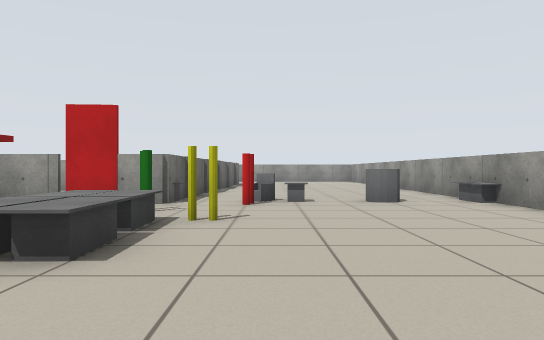
[1] (above)

24 first-person views from a walk through a robot-simulator world made for Stage. The camera is 0.68 m above the floor, looks level and sees 70° across. Floor lines are 1 m apart. The floor is counted in squares, 1 m on a side. Each view is taken from the middle of a square. On the plan, view 1 faces up. The plan holds only what a view shows up to about 11 squares ahead; the rest is blank. The robots in the file are not drawn.

[2]
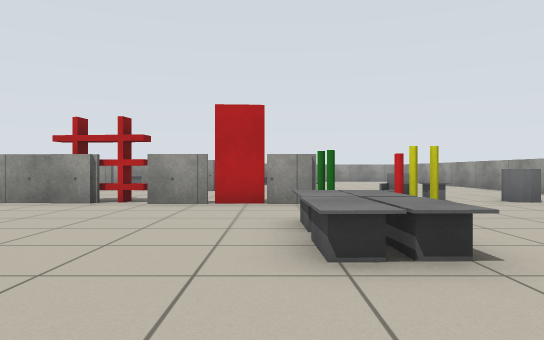

[3]
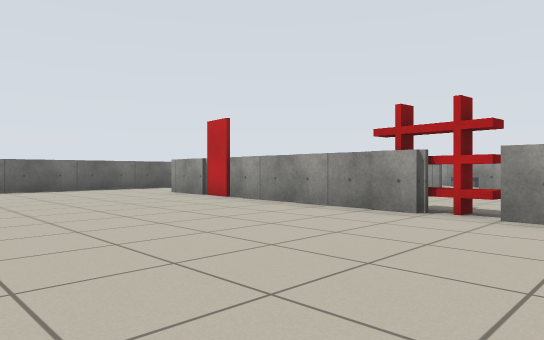

[4]
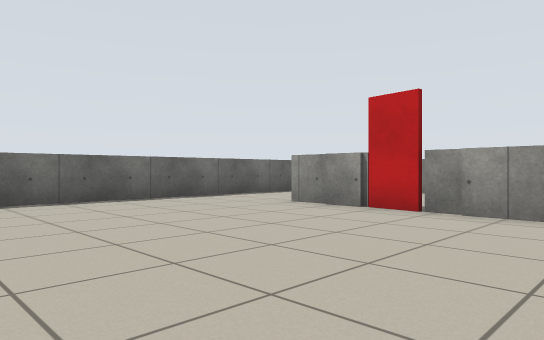

[5]
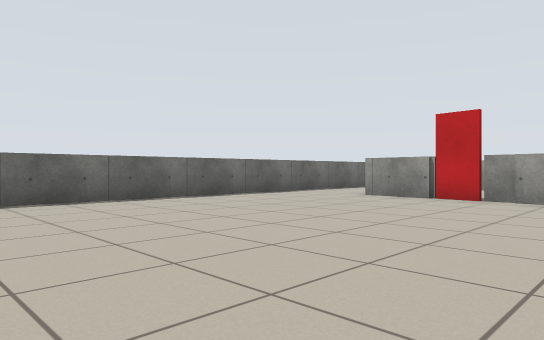

[6]
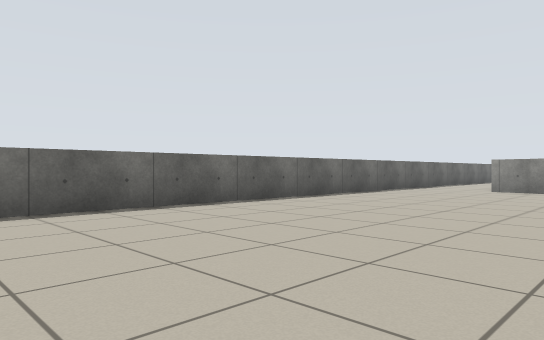

[7]
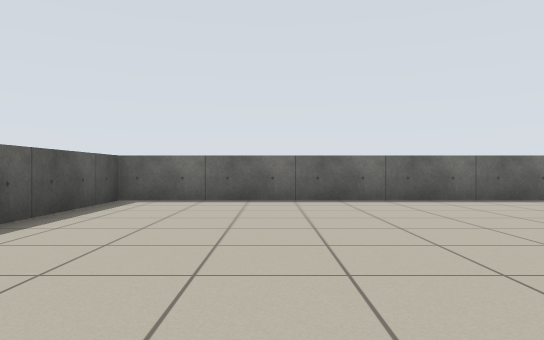

[8]
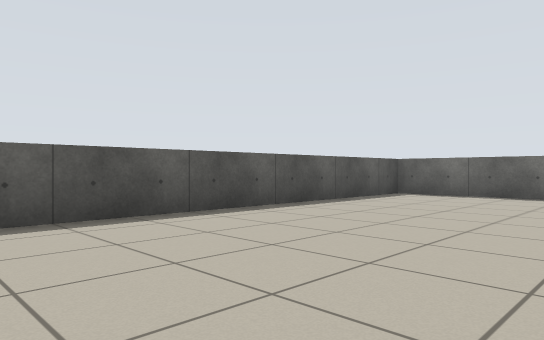

[9]
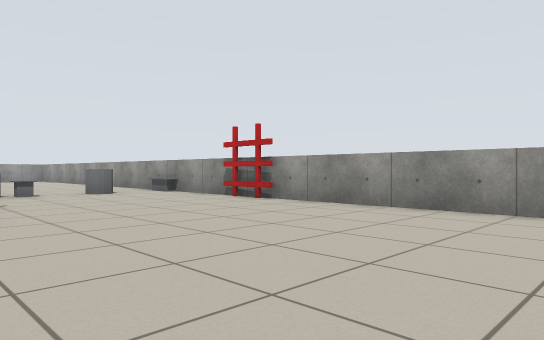

[10]
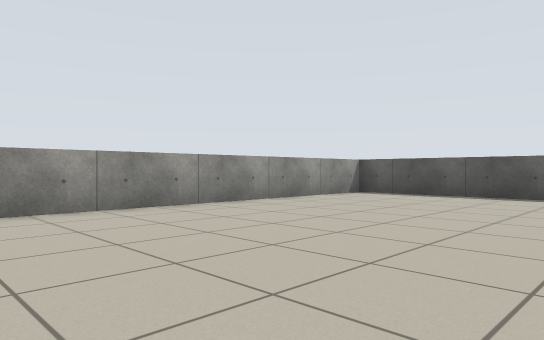

[11]
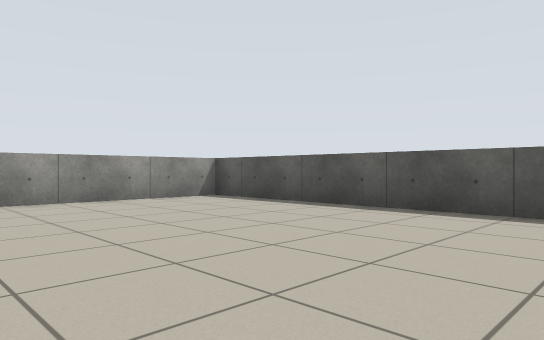

[12]
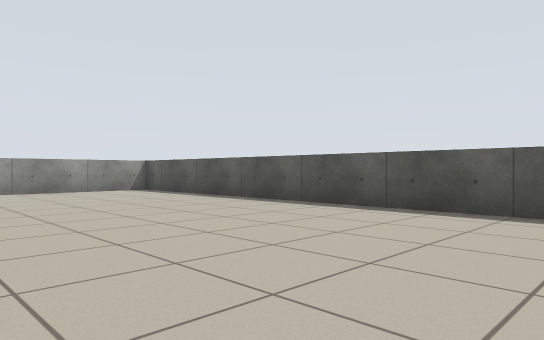

[13]
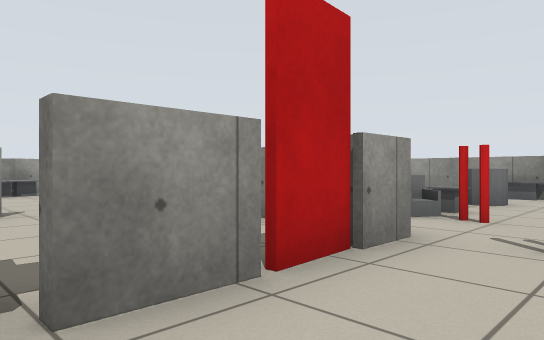

[14]
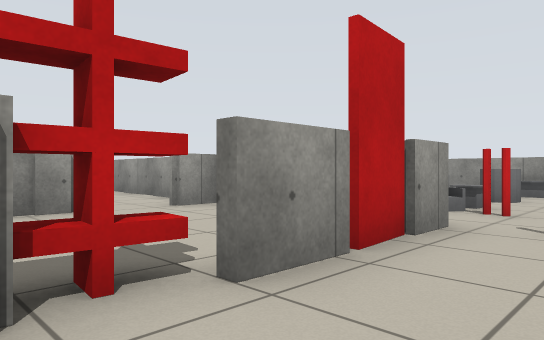

[15]
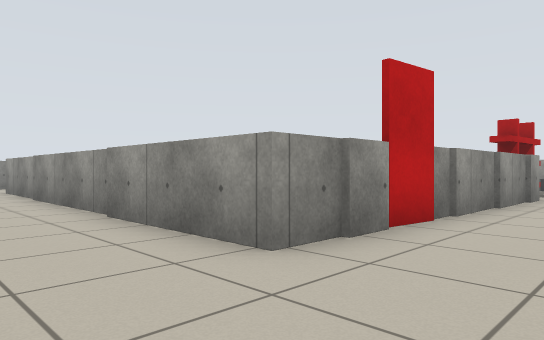

[16]
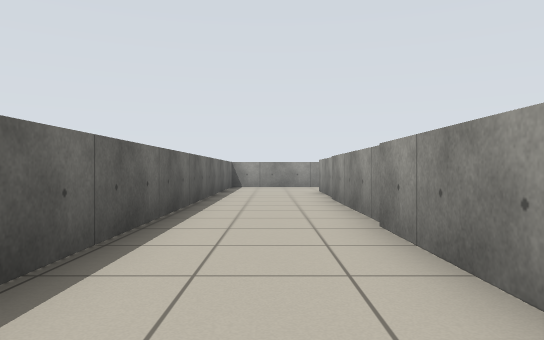

[17]
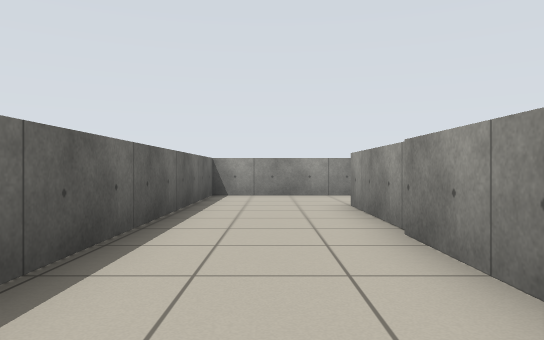

[18]
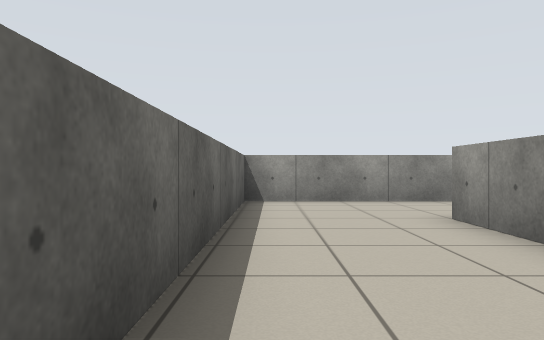

[19]
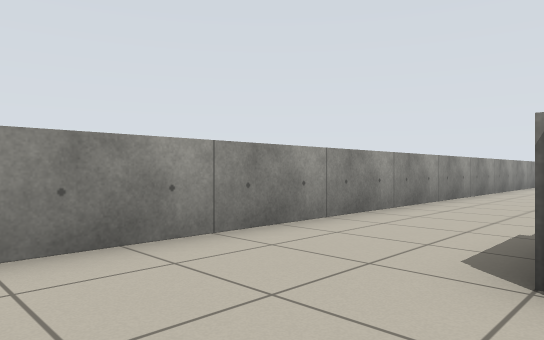

[20]
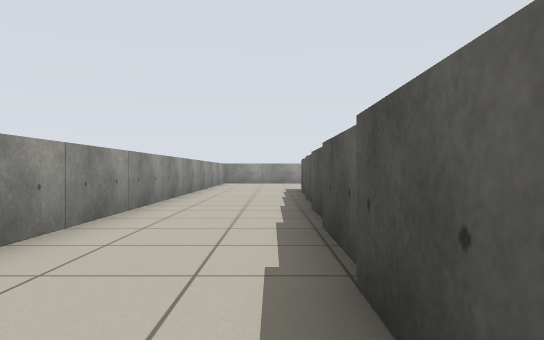

[21]
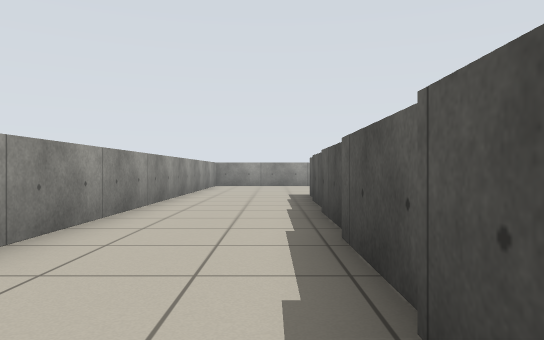

[22]
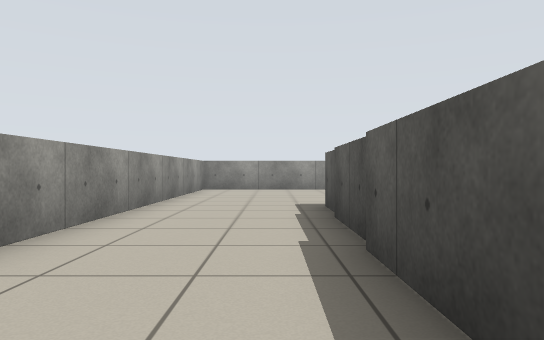

[23]
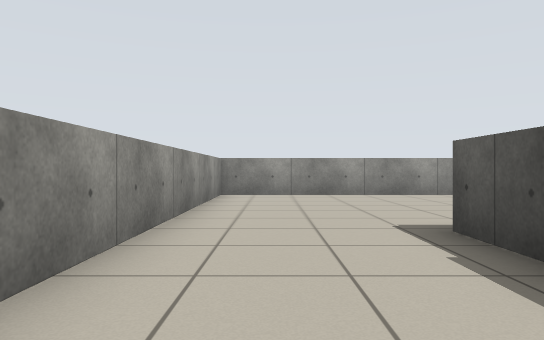

[24]
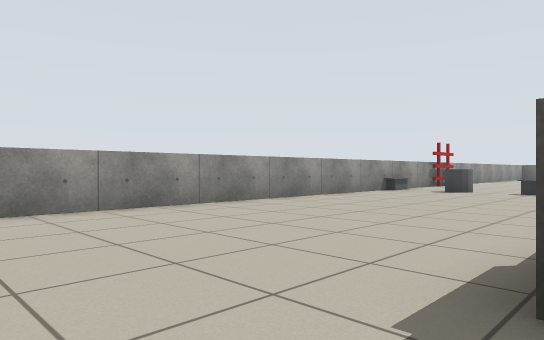

### Floor plan
Points are (right, up) in squares from view 1. A wall is a line through its corners. A room is listed if a view was taken in it or the views show most of it. See-through windows are left out.
Room 1 (views 1, 2, 3, 4, 5, 6, 7, 8, 9, 10, 11, 12, 13, 14, 15, 16, 17, 18, 19, 20, 21, 22, 23, 24)
walls: (-6.6, 7.8) (-7.5, 7.8); (-6.5, 8) (-11.1, 8); (-4.4, 7.8) (-5.5, 7.8); (-2.5, 7.8) (-3.1, 7.8); (-11, 8.2) (-11.6, 8.2); (-2.1, 11) (-2.1, 8.4); (-12.8, 8.2) (-14.7, 8.2) (-14.7, 16.1); (-4.8, 12.6) (-7, 12.6); (-6.9, 12.8) (-7.4, 12.8); (-2.1, 12.6) (-3.1, 12.6); (-14.5, 16.4) (-14.5, 19.5) (-12.6, 19.5); (-5.2, 19.2) (-3.4, 19.2); (-3.2, 19) (-1.5, 19); (-9.6, 19.2) (-5.6, 19.2); (-12.2, 19.5) (-10.5, 19.5); (4.6, -9.4) (4.6, 22.4) (-17.6, 22.4) (-17.6, -9.4) (4.6, -9.4)
ways out: opening at (-4, 13); gap at (-8, 13)
objects: door leaf (-12, 8); rack (-7, 8) to (-6, 9); door leaf (-4, 8); desk (-2, 3) to (-2, 4); desk (-2, 5); person (-2, 7); other object (-2, 8); person (-1, 5); person (0, 8); armchair (0, 9); desk (1, 8); round table (2, 8) to (3, 9); rack (4, 4); desk (4, 8) to (4, 9)

Positions as (right, up) in squares from view 1, and headings:
1: (0, 0), facing up
2: (-3, 0), facing up
3: (-4, 2), facing up-left
4: (-9, 2), facing up-left
5: (-9, -1), facing up-left
6: (-11, -5), facing up-left
7: (-9, -6), facing left
8: (-7, -4), facing down-left
9: (-2, -3), facing up-right
10: (-2, 1), facing down-right
11: (-4, -3), facing down-right
12: (-8, -3), facing down-right
13: (-6, 6), facing up-right
14: (-7, 6), facing up-right
15: (-17, 6), facing up-right
16: (-16, 7), facing up
17: (-16, 12), facing up
18: (-17, 14), facing up
19: (-17, 19), facing up-right
20: (-15, 20), facing right
21: (-12, 20), facing right
22: (-9, 20), facing right
23: (-6, 21), facing right
24: (-2, 21), facing down-right
